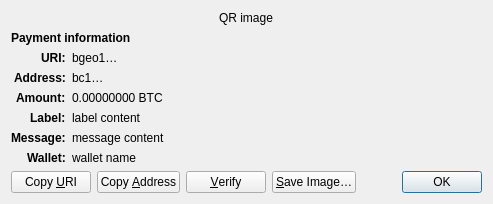
<?xml version="1.0" encoding="UTF-8"?>
<ui version="4.0">
 <class>ReceiveRequestDialog</class>
 <widget class="QDialog" name="ReceiveRequestDialog">
  <property name="geometry">
   <rect>
    <x>0</x>
    <y>0</y>
    <width>413</width>
    <height>229</height>
   </rect>
  </property>
  <property name="windowTitle">
   <string>Request payment to …</string>
  </property>
  <layout class="QGridLayout" name="gridLayout" columnstretch="0,1">
   <property name="sizeConstraint">
    <enum>QLayout::SetFixedSize</enum>
   </property>
   <item row="0" column="0" colspan="2" alignment="Qt::AlignHCenter">
    <widget class="QRImageWidget" name="qr_code">
     <property name="text">
      <string notr="true">QR image</string>
     </property>
     <property name="textInteractionFlags">
      <set>Qt::NoTextInteraction</set>
     </property>
    </widget>
   </item>
   <item row="1" column="0" colspan="2">
    <widget class="QLabel" name="payment_header">
     <property name="font">
      <font>
       <weight>75</weight>
       <bold>true</bold>
      </font>
     </property>
     <property name="text">
      <string>Payment information</string>
     </property>
     <property name="textInteractionFlags">
      <set>Qt::NoTextInteraction</set>
     </property>
    </widget>
   </item>
   <item row="2" column="0" alignment="Qt::AlignRight|Qt::AlignTop">
    <widget class="QLabel" name="uri_tag">
     <property name="font">
      <font>
       <weight>75</weight>
       <bold>true</bold>
      </font>
     </property>
     <property name="text">
      <string notr="true">URI:</string>
     </property>
     <property name="textFormat">
      <enum>Qt::PlainText</enum>
     </property>
     <property name="textInteractionFlags">
      <set>Qt::NoTextInteraction</set>
     </property>
    </widget>
   </item>
   <item row="2" column="1" alignment="Qt::AlignTop">
    <widget class="QLabel" name="uri_content">
     <property name="text">
      <string notr="true">bgeo1…</string>
     </property>
     <property name="textFormat">
      <enum>Qt::RichText</enum>
     </property>
     <property name="wordWrap">
      <bool>true</bool>
     </property>
     <property name="textInteractionFlags">
      <set>Qt::TextSelectableByMouse</set>
     </property>
    </widget>
   </item>
   <item row="3" column="0" alignment="Qt::AlignRight|Qt::AlignTop">
    <widget class="QLabel" name="address_tag">
     <property name="font">
      <font>
       <weight>75</weight>
       <bold>true</bold>
      </font>
     </property>
     <property name="text">
      <string>Address:</string>
     </property>
     <property name="textInteractionFlags">
      <set>Qt::NoTextInteraction</set>
     </property>
    </widget>
   </item>
   <item row="3" column="1" alignment="Qt::AlignTop">
    <widget class="QLabel" name="address_content">
     <property name="text">
      <string notr="true">bc1…</string>
     </property>
     <property name="textFormat">
      <enum>Qt::PlainText</enum>
     </property>
     <property name="textInteractionFlags">
      <set>Qt::TextSelectableByMouse</set>
     </property>
    </widget>
   </item>
   <item row="4" column="0" alignment="Qt::AlignRight|Qt::AlignTop">
    <widget class="QLabel" name="amount_tag">
     <property name="font">
      <font>
       <weight>75</weight>
       <bold>true</bold>
      </font>
     </property>
     <property name="text">
      <string>Amount:</string>
     </property>
     <property name="textInteractionFlags">
      <set>Qt::NoTextInteraction</set>
     </property>
    </widget>
   </item>
   <item row="4" column="1" alignment="Qt::AlignTop">
    <widget class="QLabel" name="amount_content">
     <property name="text">
      <string notr="true">0.00000000 BTC</string>
     </property>
     <property name="textFormat">
      <enum>Qt::PlainText</enum>
     </property>
     <property name="textInteractionFlags">
      <set>Qt::TextSelectableByMouse</set>
     </property>
    </widget>
   </item>
   <item row="5" column="0" alignment="Qt::AlignRight|Qt::AlignTop">
    <widget class="QLabel" name="label_tag">
     <property name="font">
      <font>
       <weight>75</weight>
       <bold>true</bold>
      </font>
     </property>
     <property name="text">
      <string>Label:</string>
     </property>
     <property name="textInteractionFlags">
      <set>Qt::NoTextInteraction</set>
     </property>
    </widget>
   </item>
   <item row="5" column="1" alignment="Qt::AlignTop">
    <widget class="QLabel" name="label_content">
     <property name="text">
      <string notr="true">label content</string>
     </property>
     <property name="textFormat">
      <enum>Qt::PlainText</enum>
     </property>
     <property name="wordWrap">
      <bool>true</bool>
     </property>
     <property name="textInteractionFlags">
      <set>Qt::TextSelectableByMouse</set>
     </property>
    </widget>
   </item>
   <item row="6" column="0" alignment="Qt::AlignRight|Qt::AlignTop">
    <widget class="QLabel" name="message_tag">
     <property name="font">
      <font>
       <weight>75</weight>
       <bold>true</bold>
      </font>
     </property>
     <property name="text">
      <string>Message:</string>
     </property>
     <property name="textInteractionFlags">
      <set>Qt::NoTextInteraction</set>
     </property>
    </widget>
   </item>
   <item row="6" column="1" alignment="Qt::AlignTop">
    <widget class="QLabel" name="message_content">
     <property name="text">
      <string notr="true">message content</string>
     </property>
     <property name="textFormat">
      <enum>Qt::PlainText</enum>
     </property>
     <property name="wordWrap">
      <bool>true</bool>
     </property>
     <property name="textInteractionFlags">
      <set>Qt::TextSelectableByMouse</set>
     </property>
    </widget>
   </item>
   <item row="7" column="0" alignment="Qt::AlignRight|Qt::AlignTop">
    <widget class="QLabel" name="wallet_tag">
     <property name="font">
      <font>
       <weight>75</weight>
       <bold>true</bold>
      </font>
     </property>
     <property name="text">
      <string>Wallet:</string>
     </property>
     <property name="textInteractionFlags">
      <set>Qt::NoTextInteraction</set>
     </property>
    </widget>
   </item>
   <item row="7" column="1" alignment="Qt::AlignTop">
    <widget class="QLabel" name="wallet_content">
     <property name="text">
      <string notr="true">wallet name</string>
     </property>
     <property name="textFormat">
      <enum>Qt::PlainText</enum>
     </property>
     <property name="wordWrap">
      <bool>true</bool>
     </property>
     <property name="textInteractionFlags">
      <set>Qt::TextSelectableByMouse</set>
     </property>
    </widget>
   </item>
   <item row="8" column="0" colspan="2">
    <layout class="QHBoxLayout" name="horizontalLayout">
     <item>
      <widget class="QPushButton" name="btnCopyURI">
       <property name="text">
        <string>Copy &amp;URI</string>
       </property>
       <property name="autoDefault">
        <bool>false</bool>
       </property>
      </widget>
     </item>
     <item>
      <widget class="QPushButton" name="btnCopyAddress">
       <property name="text">
        <string>Copy &amp;Address</string>
       </property>
       <property name="autoDefault">
        <bool>false</bool>
       </property>
      </widget>
     </item>
     <item>
      <widget class="QPushButton" name="btnVerify">
       <property name="text">
        <string>&amp;Verify</string>
       </property>
       <property name="toolTip">
        <string>Verify this address on e.g. a hardware wallet screen</string>
       </property>
       <property name="autoDefault">
        <bool>false</bool>
       </property>
      </widget>
     </item>
     <item>
      <widget class="QPushButton" name="btnSaveAs">
       <property name="text">
        <string>&amp;Save Image…</string>
       </property>
       <property name="autoDefault">
        <bool>false</bool>
       </property>
      </widget>
     </item>
     <item>
      <spacer name="horizontalSpacer_2">
       <property name="orientation">
        <enum>Qt::Horizontal</enum>
       </property>
       <property name="sizeHint" stdset="0">
        <size>
         <width>40</width>
         <height>20</height>
        </size>
       </property>
      </spacer>
     </item>
     <item>
      <widget class="QDialogButtonBox" name="buttonBox">
       <property name="focusPolicy">
        <enum>Qt::StrongFocus</enum>
       </property>
       <property name="standardButtons">
        <set>QDialogButtonBox::Ok</set>
       </property>
      </widget>
     </item>
    </layout>
   </item>
  </layout>
 </widget>
 <customwidgets>
  <customwidget>
   <class>QRImageWidget</class>
   <extends>QLabel</extends>
   <header>qt/qrimagewidget.h</header>
  </customwidget>
 </customwidgets>
 <tabstops>
  <tabstop>buttonBox</tabstop>
  <tabstop>btnCopyURI</tabstop>
  <tabstop>btnCopyAddress</tabstop>
  <tabstop>btnSaveAs</tabstop>
 </tabstops>
 <resources/>
 <connections>
  <connection>
   <sender>buttonBox</sender>
   <signal>accepted()</signal>
   <receiver>ReceiveRequestDialog</receiver>
   <slot>accept()</slot>
   <hints>
    <hint type="sourcelabel">
     <x>135</x>
     <y>230</y>
    </hint>
    <hint type="destinationlabel">
     <x>135</x>
     <y>126</y>
    </hint>
   </hints>
  </connection>
 </connections>
</ui>
